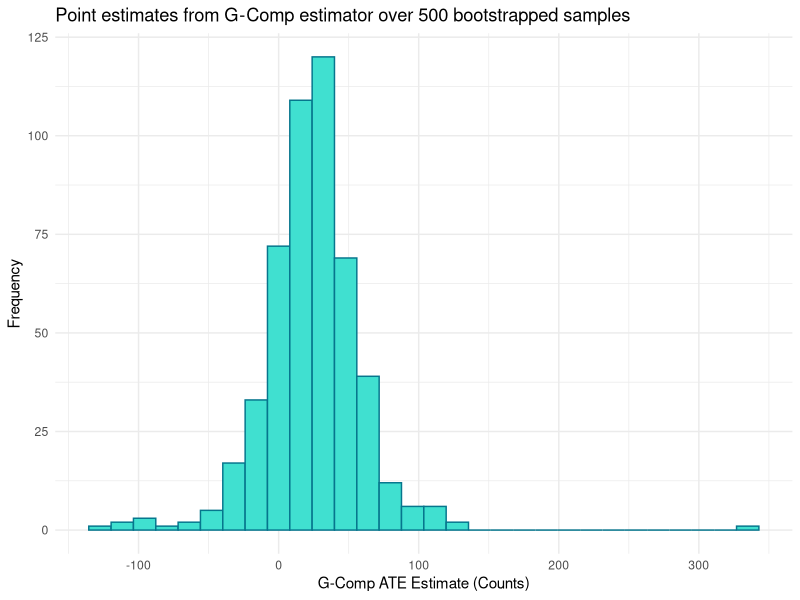

Here is the R script that generated this plot:
## ---- chunk 1
#getting data set up
rm(list = ls())
set.seed(252)
library(tidyr)
library(ggplot2)

clean_state_data <- read.csv("data/clean_state_data.csv")

#adding in/imputing missing data
clean_state_data$phf_per_capita[is.na(clean_state_data$phf_per_capita) & clean_state_data$state == "Georgia"] <- 108
clean_state_data$phf_per_capita[is.na(clean_state_data$phf_per_capita) & clean_state_data$state == "Mississippi"] <- 567831325/2954160
clean_state_data$phf_per_capita[is.na(clean_state_data$phf_per_capita)] <- median(clean_state_data$phf_per_capita, na.rm = TRUE)
## ---- chunk 2
# 1. Fit Poisson outcome model with population offset
counts_fit <- glm(
  measles_cases ~ exposure_binary + pct_urban + pct_insuredE +
    pct_bachelors_plusE + pct_povertyE + phf_per_capita +
    offset(log(population)),
  family = poisson(),
  data = clean_state_data
)

# 2. Create counterfactual datasets
data_1 <- clean_state_data
data_1$exposure_binary <- 1

data_0 <- clean_state_data
data_0$exposure_binary <- 0

# 3. Predict counterfactual outcomes
mu1 <- predict(counts_fit, newdata = data_1, type = "response")
mu0 <- predict(counts_fit, newdata = data_0, type = "response")

# 4. Simple substitution (g-computation) ATE
ATE <- mean(mu1 - mu0)

# 5. Output
ATE
## ---- chunk 3
counts_gcomp <- function(dat){
  
  mod <- glm(measles_cases ~ exposure_binary + pct_urban + pct_insuredE +
    pct_bachelors_plusE + pct_povertyE + phf_per_capita +
    offset(log(population)),
    family = poisson(),
    data = dat)
  
  #defining potential outcomes
  data_1 <- dat
  data_1$exposure_binary <- 1
  
  data_0 <- dat
  data_0$exposure_binary <- 0
  
  #predictions
  mu1 <- predict(mod, newdata = data_1, type = "response")
  mu0 <- predict(mod, newdata = data_0, type = "response")
  
  ATE <- mean(mu1 - mu0)
  return(ATE)
  
}

counts_gcomp(clean_state_data)


#running bootstrap

B <- 500

counts_boot_est <- data.frame(matrix(NA, nrow = B, ncol = 1))

for(b in 1:B){
  n <- nrow(clean_state_data)
  index.boot <- sample(1:n, replace = T)
  dt_boot <- clean_state_data[index.boot,]
  
  counts_boot_est[b,] <- counts_gcomp(dat = dt_boot)
  
}
colnames(counts_boot_est) <- "Count Estimator"

summary(counts_boot_est$`Count Estimator`)
var(counts_boot_est$`Count Estimator`)
## ---- chunk 4
create.CI <- function(pt, boot, alpha=0.05){
  Zquant <- qnorm(alpha/2, lower.tail=F)
  CI.normal <- c(pt - Zquant*sd(boot), pt + Zquant*sd(boot))
  CI.quant <- quantile(boot, prob=c(0.025,0.975))
  
  yay<- data.frame(t(c(pt, CI.normal, CI.quant)))
  colnames(yay)<- c('pt', paste0(c('CI.lo', 'CI.hi'), '.normal'),
                    paste0(c('CI.lo', 'CI.hi'), '.quant') )
  return(yay)
}

CI <- create.CI(pt = 28.49236, boot=counts_boot_est[,"Count Estimator"])

CI

counts_boot_est%>%
  ggplot(aes(x = `Count Estimator`)) +
  geom_histogram(color = "#06768d", fill = "turquoise") +
  labs(y = "Frequency", x = "G-Comp ATE Estimate (Counts)") +
  theme_minimal() +
  ggtitle("Point estimates from G-Comp estimator over 500 bootstrapped samples")
